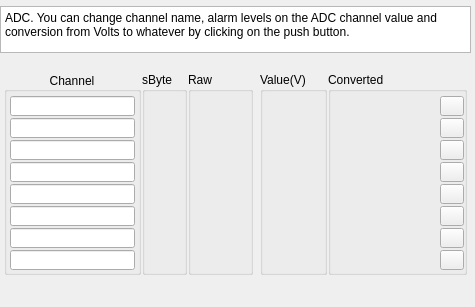
 <widget class="QWidget" name="Form">
  <property name="geometry">
   <rect>
    <x>0</x>
    <y>0</y>
    <width>475</width>
    <height>307</height>
   </rect>
  </property>
  <property name="windowTitle">
   <string>Form</string>
  </property>
  <widget class="QGroupBox" name="groupBox">
   <property name="geometry">
    <rect>
     <x>4</x>
     <y>72</y>
     <width>137</width>
     <height>203</height>
    </rect>
   </property>
   <property name="title">
    <string>Channel</string>
   </property>
   <property name="alignment">
    <set>Qt::AlignCenter</set>
   </property>
   <widget class="QELineEdit" name="qelineedit_2">
    <property name="geometry">
     <rect>
      <x>6</x>
      <y>46</y>
      <width>125</width>
      <height>20</height>
     </rect>
    </property>
    <property name="alignment">
     <set>Qt::AlignRight|Qt::AlignTrailing|Qt::AlignVCenter</set>
    </property>
    <property name="variable" stdset="0">
     <string>$(P):AI:$(M)-$(N):CH2.DESC</string>
    </property>
    <property name="variableSubstitutions" stdset="0">
     <string>P=$(P),M=$(M),N=$(N)</string>
    </property>
    <property name="displayAlarmStateOption" stdset="0">
     <enum>QEGenericEdit::Never</enum>
    </property>
   </widget>
   <widget class="QELineEdit" name="qelineedit_3">
    <property name="geometry">
     <rect>
      <x>6</x>
      <y>68</y>
      <width>125</width>
      <height>20</height>
     </rect>
    </property>
    <property name="alignment">
     <set>Qt::AlignRight|Qt::AlignTrailing|Qt::AlignVCenter</set>
    </property>
    <property name="variable" stdset="0">
     <string>$(P):AI:$(M)-$(N):CH3.DESC</string>
    </property>
    <property name="variableSubstitutions" stdset="0">
     <string>P=$(P),M=$(M),N=$(N)</string>
    </property>
    <property name="displayAlarmStateOption" stdset="0">
     <enum>QEGenericEdit::Never</enum>
    </property>
   </widget>
   <widget class="QELineEdit" name="qelineedit_4">
    <property name="geometry">
     <rect>
      <x>6</x>
      <y>90</y>
      <width>125</width>
      <height>20</height>
     </rect>
    </property>
    <property name="alignment">
     <set>Qt::AlignRight|Qt::AlignTrailing|Qt::AlignVCenter</set>
    </property>
    <property name="variable" stdset="0">
     <string>$(P):AI:$(M)-$(N):CH4.DESC</string>
    </property>
    <property name="variableSubstitutions" stdset="0">
     <string>P=$(P),M=$(M),N=$(N)</string>
    </property>
    <property name="displayAlarmStateOption" stdset="0">
     <enum>QEGenericEdit::Never</enum>
    </property>
   </widget>
   <widget class="QELineEdit" name="qelineedit_5">
    <property name="geometry">
     <rect>
      <x>6</x>
      <y>134</y>
      <width>125</width>
      <height>20</height>
     </rect>
    </property>
    <property name="alignment">
     <set>Qt::AlignRight|Qt::AlignTrailing|Qt::AlignVCenter</set>
    </property>
    <property name="variable" stdset="0">
     <string>$(P):AI:$(M)-$(N):CH6.DESC</string>
    </property>
    <property name="variableSubstitutions" stdset="0">
     <string>P=$(P),M=$(M),N=$(N)</string>
    </property>
    <property name="displayAlarmStateOption" stdset="0">
     <enum>QEGenericEdit::Never</enum>
    </property>
   </widget>
   <widget class="QELineEdit" name="qelineedit_6">
    <property name="geometry">
     <rect>
      <x>6</x>
      <y>156</y>
      <width>125</width>
      <height>20</height>
     </rect>
    </property>
    <property name="alignment">
     <set>Qt::AlignRight|Qt::AlignTrailing|Qt::AlignVCenter</set>
    </property>
    <property name="variable" stdset="0">
     <string>$(P):AI:$(M)-$(N):CH7.DESC</string>
    </property>
    <property name="variableSubstitutions" stdset="0">
     <string>P=$(P),M=$(M),N=$(N)</string>
    </property>
    <property name="displayAlarmStateOption" stdset="0">
     <enum>QEGenericEdit::Never</enum>
    </property>
   </widget>
   <widget class="QELineEdit" name="qelineedit_7">
    <property name="geometry">
     <rect>
      <x>6</x>
      <y>112</y>
      <width>125</width>
      <height>20</height>
     </rect>
    </property>
    <property name="alignment">
     <set>Qt::AlignRight|Qt::AlignTrailing|Qt::AlignVCenter</set>
    </property>
    <property name="variable" stdset="0">
     <string>$(P):AI:$(M)-$(N):CH5.DESC</string>
    </property>
    <property name="variableSubstitutions" stdset="0">
     <string>P=$(P),M=$(M),N=$(N)</string>
    </property>
    <property name="displayAlarmStateOption" stdset="0">
     <enum>QEGenericEdit::Never</enum>
    </property>
   </widget>
   <widget class="QELineEdit" name="qelineedit_8">
    <property name="geometry">
     <rect>
      <x>6</x>
      <y>178</y>
      <width>125</width>
      <height>20</height>
     </rect>
    </property>
    <property name="alignment">
     <set>Qt::AlignRight|Qt::AlignTrailing|Qt::AlignVCenter</set>
    </property>
    <property name="variable" stdset="0">
     <string>$(P):AI:$(M)-$(N):CH8.DESC</string>
    </property>
    <property name="variableSubstitutions" stdset="0">
     <string>P=$(P),M=$(M),N=$(N)</string>
    </property>
    <property name="displayAlarmStateOption" stdset="0">
     <enum>QEGenericEdit::Never</enum>
    </property>
   </widget>
   <widget class="QELineEdit" name="qelineedit_9">
    <property name="geometry">
     <rect>
      <x>6</x>
      <y>24</y>
      <width>125</width>
      <height>20</height>
     </rect>
    </property>
    <property name="alignment">
     <set>Qt::AlignRight|Qt::AlignTrailing|Qt::AlignVCenter</set>
    </property>
    <property name="variable" stdset="0">
     <string>$(P):AI:$(M)-$(N):CH1.DESC</string>
    </property>
    <property name="variableSubstitutions" stdset="0">
     <string>P=$(P),M=$(M),N=$(N)</string>
    </property>
    <property name="displayAlarmStateOption" stdset="0">
     <enum>QEGenericEdit::Never</enum>
    </property>
   </widget>
  </widget>
  <widget class="QGroupBox" name="groupBox_2">
   <property name="geometry">
    <rect>
     <x>142</x>
     <y>72</y>
     <width>45</width>
     <height>203</height>
    </rect>
   </property>
   <property name="title">
    <string>sByte</string>
   </property>
   <widget class="QELabel" name="qelabel">
    <property name="geometry">
     <rect>
      <x>6</x>
      <y>24</y>
      <width>31</width>
      <height>20</height>
     </rect>
    </property>
    <property name="variable" stdset="0">
     <string>$(P):LI:$(M)-$(N):SBYTE$(C)</string>
    </property>
    <property name="variableSubstitutions" stdset="0">
     <string>P=$(P),M=$(M),N=$(N),C=1</string>
    </property>
    <property name="displayAlarmStateOption" stdset="0">
     <enum>QELabel::Never</enum>
    </property>
   </widget>
   <widget class="QELabel" name="qelabel_2">
    <property name="geometry">
     <rect>
      <x>6</x>
      <y>46</y>
      <width>31</width>
      <height>20</height>
     </rect>
    </property>
    <property name="variable" stdset="0">
     <string>$(P):LI:$(M)-$(N):SBYTE$(C)</string>
    </property>
    <property name="variableSubstitutions" stdset="0">
     <string>P=$(P),M=$(M),N=$(N),C=2</string>
    </property>
    <property name="displayAlarmStateOption" stdset="0">
     <enum>QELabel::Never</enum>
    </property>
   </widget>
   <widget class="QELabel" name="qelabel_3">
    <property name="geometry">
     <rect>
      <x>6</x>
      <y>68</y>
      <width>31</width>
      <height>20</height>
     </rect>
    </property>
    <property name="variable" stdset="0">
     <string>$(P):LI:$(M)-$(N):SBYTE$(C)</string>
    </property>
    <property name="variableSubstitutions" stdset="0">
     <string>P=$(P),M=$(M),N=$(N),C=3</string>
    </property>
    <property name="displayAlarmStateOption" stdset="0">
     <enum>QELabel::Never</enum>
    </property>
   </widget>
   <widget class="QELabel" name="qelabel_4">
    <property name="geometry">
     <rect>
      <x>6</x>
      <y>90</y>
      <width>31</width>
      <height>20</height>
     </rect>
    </property>
    <property name="variable" stdset="0">
     <string>$(P):LI:$(M)-$(N):SBYTE$(C)</string>
    </property>
    <property name="variableSubstitutions" stdset="0">
     <string>P=$(P),M=$(M),N=$(N),C=4</string>
    </property>
    <property name="displayAlarmStateOption" stdset="0">
     <enum>QELabel::Never</enum>
    </property>
   </widget>
   <widget class="QELabel" name="qelabel_5">
    <property name="geometry">
     <rect>
      <x>6</x>
      <y>134</y>
      <width>31</width>
      <height>20</height>
     </rect>
    </property>
    <property name="variable" stdset="0">
     <string>$(P):LI:$(M)-$(N):SBYTE$(C)</string>
    </property>
    <property name="variableSubstitutions" stdset="0">
     <string>P=$(P),M=$(M),N=$(N),C=6</string>
    </property>
    <property name="displayAlarmStateOption" stdset="0">
     <enum>QELabel::Never</enum>
    </property>
   </widget>
   <widget class="QELabel" name="qelabel_6">
    <property name="geometry">
     <rect>
      <x>6</x>
      <y>156</y>
      <width>31</width>
      <height>20</height>
     </rect>
    </property>
    <property name="variable" stdset="0">
     <string>$(P):LI:$(M)-$(N):SBYTE$(C)</string>
    </property>
    <property name="variableSubstitutions" stdset="0">
     <string>P=$(P),M=$(M),N=$(N),C=7</string>
    </property>
    <property name="displayAlarmStateOption" stdset="0">
     <enum>QELabel::Never</enum>
    </property>
   </widget>
   <widget class="QELabel" name="qelabel_7">
    <property name="geometry">
     <rect>
      <x>6</x>
      <y>178</y>
      <width>31</width>
      <height>20</height>
     </rect>
    </property>
    <property name="variable" stdset="0">
     <string>$(P):LI:$(M)-$(N):SBYTE$(C)</string>
    </property>
    <property name="variableSubstitutions" stdset="0">
     <string>P=$(P),M=$(M),N=$(N),C=8</string>
    </property>
    <property name="displayAlarmStateOption" stdset="0">
     <enum>QELabel::Never</enum>
    </property>
   </widget>
   <widget class="QELabel" name="qelabel_8">
    <property name="geometry">
     <rect>
      <x>6</x>
      <y>112</y>
      <width>31</width>
      <height>20</height>
     </rect>
    </property>
    <property name="variable" stdset="0">
     <string>$(P):LI:$(M)-$(N):SBYTE$(C)</string>
    </property>
    <property name="variableSubstitutions" stdset="0">
     <string>P=$(P),M=$(M),N=$(N),C=5</string>
    </property>
    <property name="displayAlarmStateOption" stdset="0">
     <enum>QELabel::Never</enum>
    </property>
   </widget>
  </widget>
  <widget class="QGroupBox" name="groupBox_3">
   <property name="geometry">
    <rect>
     <x>188</x>
     <y>72</y>
     <width>65</width>
     <height>203</height>
    </rect>
   </property>
   <property name="title">
    <string>Raw</string>
   </property>
   <widget class="QELabel" name="qelabel_9">
    <property name="geometry">
     <rect>
      <x>4</x>
      <y>24</y>
      <width>57</width>
      <height>20</height>
     </rect>
    </property>
    <property name="alignment">
     <set>Qt::AlignRight|Qt::AlignTrailing|Qt::AlignVCenter</set>
    </property>
    <property name="variable" stdset="0">
     <string>$(P):LI:$(M)-$(N):DATA$(C)</string>
    </property>
    <property name="variableSubstitutions" stdset="0">
     <string>P=$(P),M=$(M),N=$(N),C=1</string>
    </property>
    <property name="displayAlarmStateOption" stdset="0">
     <enum>QELabel::Never</enum>
    </property>
    <property name="format" stdset="0">
     <enum>QELabel::UnsignedInteger</enum>
    </property>
    <property name="radix">
     <UInt>16</UInt>
    </property>
   </widget>
   <widget class="QELabel" name="qelabel_10">
    <property name="geometry">
     <rect>
      <x>4</x>
      <y>46</y>
      <width>57</width>
      <height>20</height>
     </rect>
    </property>
    <property name="alignment">
     <set>Qt::AlignRight|Qt::AlignTrailing|Qt::AlignVCenter</set>
    </property>
    <property name="variable" stdset="0">
     <string>$(P):LI:$(M)-$(N):DATA$(C)</string>
    </property>
    <property name="variableSubstitutions" stdset="0">
     <string>P=$(P),M=$(M),N=$(N),C=2</string>
    </property>
    <property name="displayAlarmStateOption" stdset="0">
     <enum>QELabel::Never</enum>
    </property>
    <property name="format" stdset="0">
     <enum>QELabel::UnsignedInteger</enum>
    </property>
    <property name="radix">
     <UInt>16</UInt>
    </property>
   </widget>
   <widget class="QELabel" name="qelabel_11">
    <property name="geometry">
     <rect>
      <x>4</x>
      <y>68</y>
      <width>57</width>
      <height>20</height>
     </rect>
    </property>
    <property name="alignment">
     <set>Qt::AlignRight|Qt::AlignTrailing|Qt::AlignVCenter</set>
    </property>
    <property name="variable" stdset="0">
     <string>$(P):LI:$(M)-$(N):DATA$(C)</string>
    </property>
    <property name="variableSubstitutions" stdset="0">
     <string>P=$(P),M=$(M),N=$(N),C=3</string>
    </property>
    <property name="displayAlarmStateOption" stdset="0">
     <enum>QELabel::Never</enum>
    </property>
    <property name="format" stdset="0">
     <enum>QELabel::UnsignedInteger</enum>
    </property>
    <property name="radix">
     <UInt>16</UInt>
    </property>
   </widget>
   <widget class="QELabel" name="qelabel_12">
    <property name="geometry">
     <rect>
      <x>4</x>
      <y>90</y>
      <width>57</width>
      <height>20</height>
     </rect>
    </property>
    <property name="alignment">
     <set>Qt::AlignRight|Qt::AlignTrailing|Qt::AlignVCenter</set>
    </property>
    <property name="variable" stdset="0">
     <string>$(P):LI:$(M)-$(N):DATA$(C)</string>
    </property>
    <property name="variableSubstitutions" stdset="0">
     <string>P=$(P),M=$(M),N=$(N),C=4</string>
    </property>
    <property name="displayAlarmStateOption" stdset="0">
     <enum>QELabel::Never</enum>
    </property>
    <property name="format" stdset="0">
     <enum>QELabel::UnsignedInteger</enum>
    </property>
    <property name="radix">
     <UInt>16</UInt>
    </property>
   </widget>
   <widget class="QELabel" name="qelabel_13">
    <property name="geometry">
     <rect>
      <x>4</x>
      <y>112</y>
      <width>57</width>
      <height>20</height>
     </rect>
    </property>
    <property name="alignment">
     <set>Qt::AlignRight|Qt::AlignTrailing|Qt::AlignVCenter</set>
    </property>
    <property name="variable" stdset="0">
     <string>$(P):LI:$(M)-$(N):DATA$(C)</string>
    </property>
    <property name="variableSubstitutions" stdset="0">
     <string>P=$(P),M=$(M),N=$(N),C=5</string>
    </property>
    <property name="displayAlarmStateOption" stdset="0">
     <enum>QELabel::Never</enum>
    </property>
    <property name="format" stdset="0">
     <enum>QELabel::UnsignedInteger</enum>
    </property>
    <property name="radix">
     <UInt>16</UInt>
    </property>
   </widget>
   <widget class="QELabel" name="qelabel_14">
    <property name="geometry">
     <rect>
      <x>4</x>
      <y>134</y>
      <width>57</width>
      <height>20</height>
     </rect>
    </property>
    <property name="alignment">
     <set>Qt::AlignRight|Qt::AlignTrailing|Qt::AlignVCenter</set>
    </property>
    <property name="variable" stdset="0">
     <string>$(P):LI:$(M)-$(N):DATA$(C)</string>
    </property>
    <property name="variableSubstitutions" stdset="0">
     <string>P=$(P),M=$(M),N=$(N),C=6</string>
    </property>
    <property name="displayAlarmStateOption" stdset="0">
     <enum>QELabel::Never</enum>
    </property>
    <property name="format" stdset="0">
     <enum>QELabel::UnsignedInteger</enum>
    </property>
    <property name="radix">
     <UInt>16</UInt>
    </property>
   </widget>
   <widget class="QELabel" name="qelabel_15">
    <property name="geometry">
     <rect>
      <x>4</x>
      <y>178</y>
      <width>57</width>
      <height>20</height>
     </rect>
    </property>
    <property name="alignment">
     <set>Qt::AlignRight|Qt::AlignTrailing|Qt::AlignVCenter</set>
    </property>
    <property name="variable" stdset="0">
     <string>$(P):LI:$(M)-$(N):DATA$(C)</string>
    </property>
    <property name="variableSubstitutions" stdset="0">
     <string>P=$(P),M=$(M),N=$(N),C=8</string>
    </property>
    <property name="displayAlarmStateOption" stdset="0">
     <enum>QELabel::Never</enum>
    </property>
    <property name="format" stdset="0">
     <enum>QELabel::UnsignedInteger</enum>
    </property>
    <property name="radix">
     <UInt>16</UInt>
    </property>
   </widget>
   <widget class="QELabel" name="qelabel_16">
    <property name="geometry">
     <rect>
      <x>4</x>
      <y>156</y>
      <width>57</width>
      <height>20</height>
     </rect>
    </property>
    <property name="alignment">
     <set>Qt::AlignRight|Qt::AlignTrailing|Qt::AlignVCenter</set>
    </property>
    <property name="variable" stdset="0">
     <string>$(P):LI:$(M)-$(N):DATA$(C)</string>
    </property>
    <property name="variableSubstitutions" stdset="0">
     <string>P=$(P),M=$(M),N=$(N),C=7</string>
    </property>
    <property name="displayAlarmStateOption" stdset="0">
     <enum>QELabel::Never</enum>
    </property>
    <property name="format" stdset="0">
     <enum>QELabel::UnsignedInteger</enum>
    </property>
    <property name="radix">
     <UInt>16</UInt>
    </property>
   </widget>
  </widget>
  <widget class="QGroupBox" name="groupBox_4">
   <property name="geometry">
    <rect>
     <x>260</x>
     <y>72</y>
     <width>67</width>
     <height>203</height>
    </rect>
   </property>
   <property name="title">
    <string>Value(V)</string>
   </property>
   <widget class="QELabel" name="qelabel_17">
    <property name="geometry">
     <rect>
      <x>6</x>
      <y>24</y>
      <width>57</width>
      <height>20</height>
     </rect>
    </property>
    <property name="alignment">
     <set>Qt::AlignRight|Qt::AlignTrailing|Qt::AlignVCenter</set>
    </property>
    <property name="variable" stdset="0">
     <string>$(P):AI:$(M)-$(N):CH$(C)</string>
    </property>
    <property name="variableSubstitutions" stdset="0">
     <string>P=$(P),M=$(M),N=$(N),C=1</string>
    </property>
    <property name="displayAlarmStateOption" stdset="0">
     <enum>QELabel::WhenInAlarm</enum>
    </property>
    <property name="format" stdset="0">
     <enum>QELabel::Floating</enum>
    </property>
    <property name="radix">
     <UInt>10</UInt>
    </property>
   </widget>
   <widget class="QELabel" name="qelabel_18">
    <property name="geometry">
     <rect>
      <x>6</x>
      <y>46</y>
      <width>57</width>
      <height>20</height>
     </rect>
    </property>
    <property name="alignment">
     <set>Qt::AlignRight|Qt::AlignTrailing|Qt::AlignVCenter</set>
    </property>
    <property name="variable" stdset="0">
     <string>$(P):AI:$(M)-$(N):CH$(C)</string>
    </property>
    <property name="variableSubstitutions" stdset="0">
     <string>P=$(P),M=$(M),N=$(N),C=2</string>
    </property>
    <property name="displayAlarmStateOption" stdset="0">
     <enum>QELabel::WhenInAlarm</enum>
    </property>
    <property name="format" stdset="0">
     <enum>QELabel::Floating</enum>
    </property>
    <property name="radix">
     <UInt>10</UInt>
    </property>
   </widget>
   <widget class="QELabel" name="qelabel_19">
    <property name="geometry">
     <rect>
      <x>6</x>
      <y>68</y>
      <width>57</width>
      <height>20</height>
     </rect>
    </property>
    <property name="alignment">
     <set>Qt::AlignRight|Qt::AlignTrailing|Qt::AlignVCenter</set>
    </property>
    <property name="variable" stdset="0">
     <string>$(P):AI:$(M)-$(N):CH$(C)</string>
    </property>
    <property name="variableSubstitutions" stdset="0">
     <string>P=$(P),M=$(M),N=$(N),C=3</string>
    </property>
    <property name="displayAlarmStateOption" stdset="0">
     <enum>QELabel::WhenInAlarm</enum>
    </property>
    <property name="format" stdset="0">
     <enum>QELabel::Floating</enum>
    </property>
    <property name="radix">
     <UInt>10</UInt>
    </property>
   </widget>
   <widget class="QELabel" name="qelabel_20">
    <property name="geometry">
     <rect>
      <x>6</x>
      <y>90</y>
      <width>57</width>
      <height>20</height>
     </rect>
    </property>
    <property name="alignment">
     <set>Qt::AlignRight|Qt::AlignTrailing|Qt::AlignVCenter</set>
    </property>
    <property name="variable" stdset="0">
     <string>$(P):AI:$(M)-$(N):CH$(C)</string>
    </property>
    <property name="variableSubstitutions" stdset="0">
     <string>P=$(P),M=$(M),N=$(N),C=4</string>
    </property>
    <property name="displayAlarmStateOption" stdset="0">
     <enum>QELabel::WhenInAlarm</enum>
    </property>
    <property name="format" stdset="0">
     <enum>QELabel::Floating</enum>
    </property>
    <property name="radix">
     <UInt>10</UInt>
    </property>
   </widget>
   <widget class="QELabel" name="qelabel_21">
    <property name="geometry">
     <rect>
      <x>6</x>
      <y>112</y>
      <width>57</width>
      <height>20</height>
     </rect>
    </property>
    <property name="alignment">
     <set>Qt::AlignRight|Qt::AlignTrailing|Qt::AlignVCenter</set>
    </property>
    <property name="variable" stdset="0">
     <string>$(P):AI:$(M)-$(N):CH$(C)</string>
    </property>
    <property name="variableSubstitutions" stdset="0">
     <string>P=$(P),M=$(M),N=$(N),C=5</string>
    </property>
    <property name="displayAlarmStateOption" stdset="0">
     <enum>QELabel::WhenInAlarm</enum>
    </property>
    <property name="format" stdset="0">
     <enum>QELabel::Floating</enum>
    </property>
    <property name="radix">
     <UInt>10</UInt>
    </property>
   </widget>
   <widget class="QELabel" name="qelabel_22">
    <property name="geometry">
     <rect>
      <x>6</x>
      <y>156</y>
      <width>57</width>
      <height>20</height>
     </rect>
    </property>
    <property name="alignment">
     <set>Qt::AlignRight|Qt::AlignTrailing|Qt::AlignVCenter</set>
    </property>
    <property name="variable" stdset="0">
     <string>$(P):AI:$(M)-$(N):CH$(C)</string>
    </property>
    <property name="variableSubstitutions" stdset="0">
     <string>P=$(P),M=$(M),N=$(N),C=7</string>
    </property>
    <property name="displayAlarmStateOption" stdset="0">
     <enum>QELabel::WhenInAlarm</enum>
    </property>
    <property name="format" stdset="0">
     <enum>QELabel::Floating</enum>
    </property>
    <property name="radix">
     <UInt>10</UInt>
    </property>
   </widget>
   <widget class="QELabel" name="qelabel_23">
    <property name="geometry">
     <rect>
      <x>6</x>
      <y>178</y>
      <width>57</width>
      <height>20</height>
     </rect>
    </property>
    <property name="alignment">
     <set>Qt::AlignRight|Qt::AlignTrailing|Qt::AlignVCenter</set>
    </property>
    <property name="variable" stdset="0">
     <string>$(P):AI:$(M)-$(N):CH$(C)</string>
    </property>
    <property name="variableSubstitutions" stdset="0">
     <string>P=$(P),M=$(M),N=$(N),C=8</string>
    </property>
    <property name="displayAlarmStateOption" stdset="0">
     <enum>QELabel::WhenInAlarm</enum>
    </property>
    <property name="format" stdset="0">
     <enum>QELabel::Floating</enum>
    </property>
    <property name="radix">
     <UInt>10</UInt>
    </property>
   </widget>
   <widget class="QELabel" name="qelabel_24">
    <property name="geometry">
     <rect>
      <x>6</x>
      <y>134</y>
      <width>57</width>
      <height>20</height>
     </rect>
    </property>
    <property name="alignment">
     <set>Qt::AlignRight|Qt::AlignTrailing|Qt::AlignVCenter</set>
    </property>
    <property name="variable" stdset="0">
     <string>$(P):AI:$(M)-$(N):CH$(C)</string>
    </property>
    <property name="variableSubstitutions" stdset="0">
     <string>P=$(P),M=$(M),N=$(N),C=6</string>
    </property>
    <property name="displayAlarmStateOption" stdset="0">
     <enum>QELabel::WhenInAlarm</enum>
    </property>
    <property name="format" stdset="0">
     <enum>QELabel::Floating</enum>
    </property>
    <property name="radix">
     <UInt>10</UInt>
    </property>
   </widget>
  </widget>
  <widget class="QGroupBox" name="groupBox_5">
   <property name="geometry">
    <rect>
     <x>328</x>
     <y>72</y>
     <width>139</width>
     <height>203</height>
    </rect>
   </property>
   <property name="title">
    <string>Converted</string>
   </property>
   <widget class="QELabel" name="qelabel_25">
    <property name="geometry">
     <rect>
      <x>4</x>
      <y>24</y>
      <width>103</width>
      <height>20</height>
     </rect>
    </property>
    <property name="alignment">
     <set>Qt::AlignRight|Qt::AlignTrailing|Qt::AlignVCenter</set>
    </property>
    <property name="variable" stdset="0">
     <string>$(P):CALC:$(M)-$(N):CH$(C)</string>
    </property>
    <property name="variableSubstitutions" stdset="0">
     <string>P=$(P),M=$(M),N=$(N),C=1</string>
    </property>
    <property name="displayAlarmStateOption" stdset="0">
     <enum>QELabel::WhenInAlarm</enum>
    </property>
    <property name="format" stdset="0">
     <enum>QELabel::Floating</enum>
    </property>
    <property name="radix">
     <UInt>10</UInt>
    </property>
   </widget>
   <widget class="QELabel" name="qelabel_26">
    <property name="geometry">
     <rect>
      <x>4</x>
      <y>46</y>
      <width>103</width>
      <height>20</height>
     </rect>
    </property>
    <property name="alignment">
     <set>Qt::AlignRight|Qt::AlignTrailing|Qt::AlignVCenter</set>
    </property>
    <property name="variable" stdset="0">
     <string>$(P):CALC:$(M)-$(N):CH$(C)</string>
    </property>
    <property name="variableSubstitutions" stdset="0">
     <string>P=$(P),M=$(M),N=$(N),C=2</string>
    </property>
    <property name="displayAlarmStateOption" stdset="0">
     <enum>QELabel::WhenInAlarm</enum>
    </property>
    <property name="format" stdset="0">
     <enum>QELabel::Floating</enum>
    </property>
    <property name="radix">
     <UInt>10</UInt>
    </property>
   </widget>
   <widget class="QELabel" name="qelabel_27">
    <property name="geometry">
     <rect>
      <x>4</x>
      <y>68</y>
      <width>103</width>
      <height>20</height>
     </rect>
    </property>
    <property name="alignment">
     <set>Qt::AlignRight|Qt::AlignTrailing|Qt::AlignVCenter</set>
    </property>
    <property name="variable" stdset="0">
     <string>$(P):CALC:$(M)-$(N):CH$(C)</string>
    </property>
    <property name="variableSubstitutions" stdset="0">
     <string>P=$(P),M=$(M),N=$(N),C=3</string>
    </property>
    <property name="displayAlarmStateOption" stdset="0">
     <enum>QELabel::WhenInAlarm</enum>
    </property>
    <property name="format" stdset="0">
     <enum>QELabel::Floating</enum>
    </property>
    <property name="radix">
     <UInt>10</UInt>
    </property>
   </widget>
   <widget class="QELabel" name="qelabel_28">
    <property name="geometry">
     <rect>
      <x>4</x>
      <y>90</y>
      <width>103</width>
      <height>20</height>
     </rect>
    </property>
    <property name="alignment">
     <set>Qt::AlignRight|Qt::AlignTrailing|Qt::AlignVCenter</set>
    </property>
    <property name="variable" stdset="0">
     <string>$(P):CALC:$(M)-$(N):CH$(C)</string>
    </property>
    <property name="variableSubstitutions" stdset="0">
     <string>P=$(P),M=$(M),N=$(N),C=4</string>
    </property>
    <property name="displayAlarmStateOption" stdset="0">
     <enum>QELabel::WhenInAlarm</enum>
    </property>
    <property name="format" stdset="0">
     <enum>QELabel::Floating</enum>
    </property>
    <property name="radix">
     <UInt>10</UInt>
    </property>
   </widget>
   <widget class="QELabel" name="qelabel_29">
    <property name="geometry">
     <rect>
      <x>4</x>
      <y>156</y>
      <width>103</width>
      <height>20</height>
     </rect>
    </property>
    <property name="alignment">
     <set>Qt::AlignRight|Qt::AlignTrailing|Qt::AlignVCenter</set>
    </property>
    <property name="variable" stdset="0">
     <string>$(P):CALC:$(M)-$(N):CH$(C)</string>
    </property>
    <property name="variableSubstitutions" stdset="0">
     <string>P=$(P),M=$(M),N=$(N),C=7</string>
    </property>
    <property name="displayAlarmStateOption" stdset="0">
     <enum>QELabel::WhenInAlarm</enum>
    </property>
    <property name="format" stdset="0">
     <enum>QELabel::Floating</enum>
    </property>
    <property name="radix">
     <UInt>10</UInt>
    </property>
   </widget>
   <widget class="QELabel" name="qelabel_30">
    <property name="geometry">
     <rect>
      <x>4</x>
      <y>178</y>
      <width>103</width>
      <height>20</height>
     </rect>
    </property>
    <property name="alignment">
     <set>Qt::AlignRight|Qt::AlignTrailing|Qt::AlignVCenter</set>
    </property>
    <property name="variable" stdset="0">
     <string>$(P):CALC:$(M)-$(N):CH$(C)</string>
    </property>
    <property name="variableSubstitutions" stdset="0">
     <string>P=$(P),M=$(M),N=$(N),C=8</string>
    </property>
    <property name="displayAlarmStateOption" stdset="0">
     <enum>QELabel::WhenInAlarm</enum>
    </property>
    <property name="format" stdset="0">
     <enum>QELabel::Floating</enum>
    </property>
    <property name="radix">
     <UInt>10</UInt>
    </property>
   </widget>
   <widget class="QELabel" name="qelabel_31">
    <property name="geometry">
     <rect>
      <x>4</x>
      <y>112</y>
      <width>103</width>
      <height>20</height>
     </rect>
    </property>
    <property name="alignment">
     <set>Qt::AlignRight|Qt::AlignTrailing|Qt::AlignVCenter</set>
    </property>
    <property name="variable" stdset="0">
     <string>$(P):CALC:$(M)-$(N):CH$(C)</string>
    </property>
    <property name="variableSubstitutions" stdset="0">
     <string>P=$(P),M=$(M),N=$(N),C=5</string>
    </property>
    <property name="displayAlarmStateOption" stdset="0">
     <enum>QELabel::WhenInAlarm</enum>
    </property>
    <property name="format" stdset="0">
     <enum>QELabel::Floating</enum>
    </property>
    <property name="radix">
     <UInt>10</UInt>
    </property>
   </widget>
   <widget class="QELabel" name="qelabel_32">
    <property name="geometry">
     <rect>
      <x>4</x>
      <y>134</y>
      <width>103</width>
      <height>20</height>
     </rect>
    </property>
    <property name="alignment">
     <set>Qt::AlignRight|Qt::AlignTrailing|Qt::AlignVCenter</set>
    </property>
    <property name="variable" stdset="0">
     <string>$(P):CALC:$(M)-$(N):CH$(C)</string>
    </property>
    <property name="variableSubstitutions" stdset="0">
     <string>P=$(P),M=$(M),N=$(N),C=6</string>
    </property>
    <property name="displayAlarmStateOption" stdset="0">
     <enum>QELabel::WhenInAlarm</enum>
    </property>
    <property name="format" stdset="0">
     <enum>QELabel::Floating</enum>
    </property>
    <property name="radix">
     <UInt>10</UInt>
    </property>
   </widget>
   <widget class="QPushButton" name="adcCh1PB">
    <property name="geometry">
     <rect>
      <x>112</x>
      <y>24</y>
      <width>24</width>
      <height>20</height>
     </rect>
    </property>
    <property name="text">
     <string/>
    </property>
   </widget>
   <widget class="QPushButton" name="adcCh2PB">
    <property name="geometry">
     <rect>
      <x>112</x>
      <y>46</y>
      <width>24</width>
      <height>20</height>
     </rect>
    </property>
    <property name="text">
     <string/>
    </property>
   </widget>
   <widget class="QPushButton" name="adcCh3PB">
    <property name="geometry">
     <rect>
      <x>112</x>
      <y>68</y>
      <width>24</width>
      <height>20</height>
     </rect>
    </property>
    <property name="text">
     <string/>
    </property>
   </widget>
   <widget class="QPushButton" name="adcCh4PB">
    <property name="geometry">
     <rect>
      <x>112</x>
      <y>90</y>
      <width>24</width>
      <height>20</height>
     </rect>
    </property>
    <property name="text">
     <string/>
    </property>
   </widget>
   <widget class="QPushButton" name="adcCh5PB">
    <property name="geometry">
     <rect>
      <x>112</x>
      <y>112</y>
      <width>24</width>
      <height>20</height>
     </rect>
    </property>
    <property name="text">
     <string/>
    </property>
   </widget>
   <widget class="QPushButton" name="adcCh6PB">
    <property name="geometry">
     <rect>
      <x>112</x>
      <y>134</y>
      <width>24</width>
      <height>20</height>
     </rect>
    </property>
    <property name="text">
     <string/>
    </property>
   </widget>
   <widget class="QPushButton" name="adcCh7PB">
    <property name="geometry">
     <rect>
      <x>112</x>
      <y>156</y>
      <width>24</width>
      <height>20</height>
     </rect>
    </property>
    <property name="text">
     <string/>
    </property>
   </widget>
   <widget class="QPushButton" name="adcCh8PB">
    <property name="geometry">
     <rect>
      <x>112</x>
      <y>178</y>
      <width>24</width>
      <height>20</height>
     </rect>
    </property>
    <property name="text">
     <string/>
    </property>
   </widget>
  </widget>
  <widget class="CAShape" name="cashape">
   <property name="geometry">
    <rect>
     <x>12</x>
     <y>278</y>
     <width>63</width>
     <height>19</height>
    </rect>
   </property>
   <property name="color1">
    <color>
     <red>0</red>
     <green>255</green>
     <blue>0</blue>
    </color>
   </property>
   <property name="color2">
    <color>
     <red>255</red>
     <green>0</green>
     <blue>0</blue>
    </color>
   </property>
   <property name="variable" stdset="0">
    <string>$(P):BI:$(M)-$(N):ERROR.RVAL</string>
   </property>
   <property name="variableSubstitutions" stdset="0">
    <string>P=$(P),M=$(M),N=$(N)</string>
   </property>
  </widget>
  <widget class="QELabel" name="qelabel_33">
   <property name="geometry">
    <rect>
     <x>14</x>
     <y>280</y>
     <width>57</width>
     <height>16</height>
    </rect>
   </property>
   <property name="variable" stdset="0">
    <string>$(P):BI:$(M)-$(N):ERROR</string>
   </property>
   <property name="variableSubstitutions" stdset="0">
    <string>P=$(P),M=$(M),N=$(N)</string>
   </property>
   <property name="displayAlarmStateOption" stdset="0">
    <enum>QELabel::WhenInAlarm</enum>
   </property>
  </widget>
  <widget class="QELabel" name="qelabel_34">
   <property name="geometry">
    <rect>
     <x>76</x>
     <y>280</y>
     <width>223</width>
     <height>16</height>
    </rect>
   </property>
   <property name="variable" stdset="0">
    <string>$(P):WF:$(M)-$(N):MESSAGE</string>
   </property>
   <property name="variableSubstitutions" stdset="0">
    <string>P=$(P),M=$(M),N=$(N)</string>
   </property>
   <property name="displayAlarmStateOption" stdset="0">
    <enum>QELabel::Never</enum>
   </property>
  </widget>
  <widget class="QPlainTextEdit" name="plainTextEdit">
   <property name="geometry">
    <rect>
     <x>0</x>
     <y>6</y>
     <width>471</width>
     <height>47</height>
    </rect>
   </property>
   <property name="verticalScrollBarPolicy">
    <enum>Qt::ScrollBarAlwaysOff</enum>
   </property>
   <property name="horizontalScrollBarPolicy">
    <enum>Qt::ScrollBarAlwaysOff</enum>
   </property>
   <property name="plainText">
    <string>ADC. You can change channel name, alarm levels on the ADC channel value and conversion from Volts to whatever by clicking on the push button.</string>
   </property>
  </widget>
 </widget>
